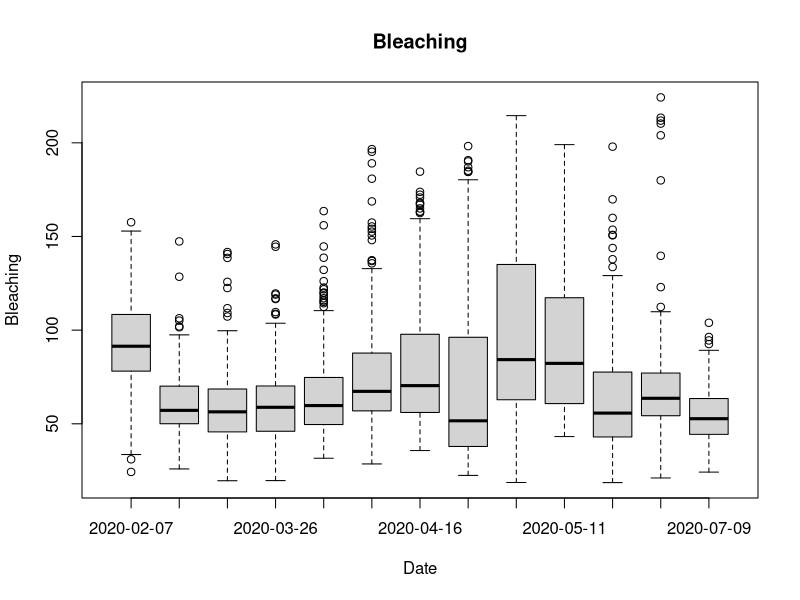
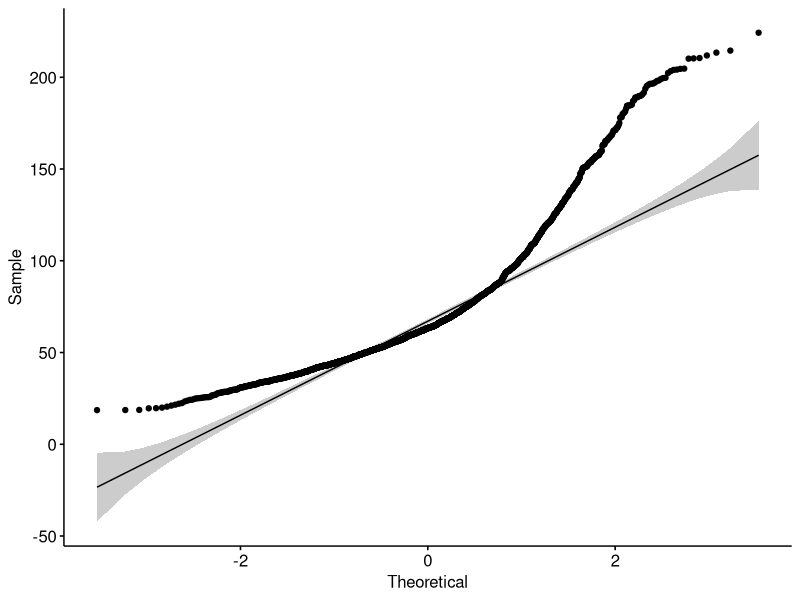
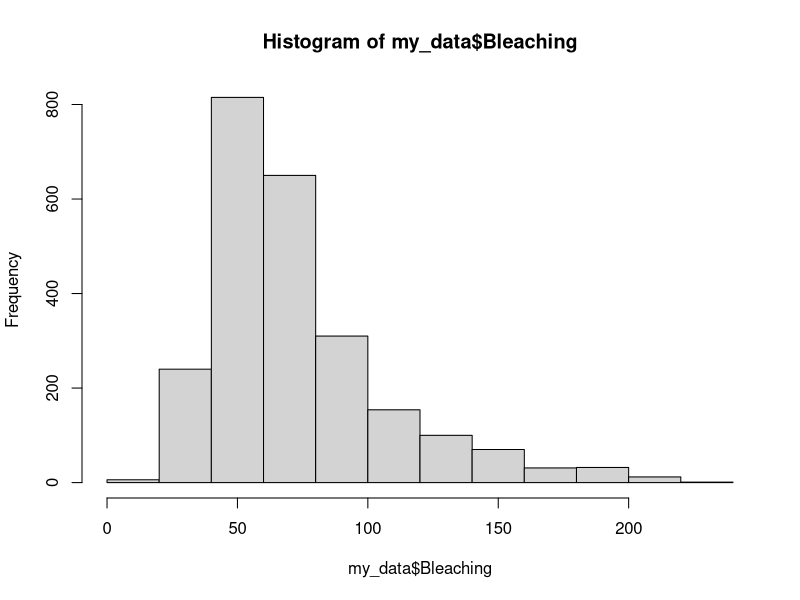
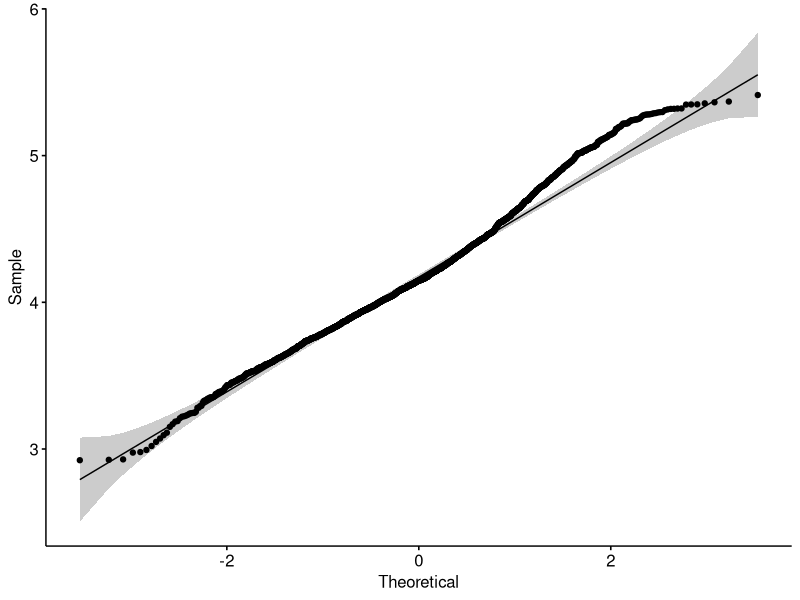
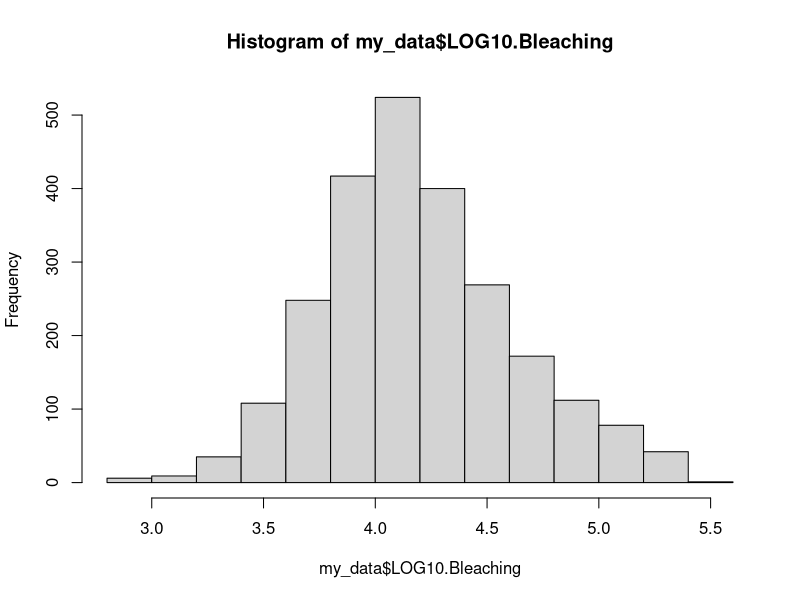
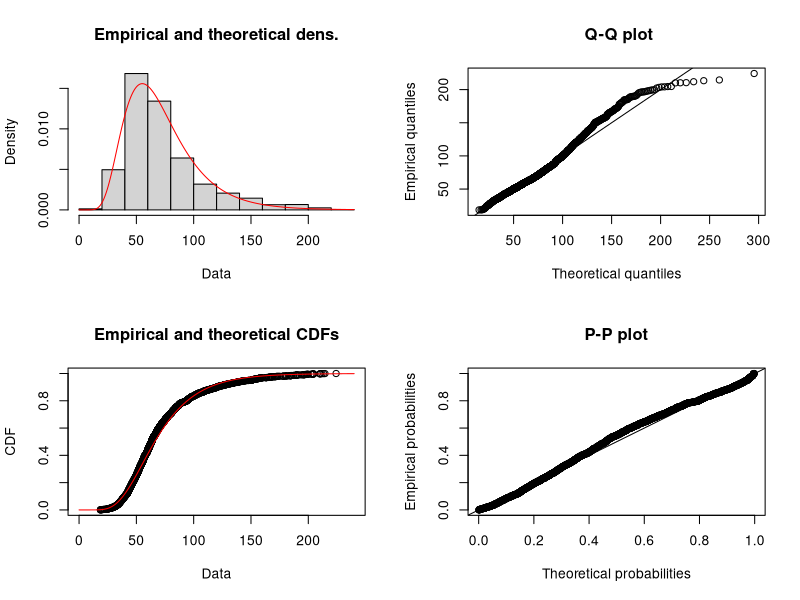

These figures' R source, in order: (Note: this script raises an error after producing the figures.)
# loading libraries
library("readxl")
library("tidyverse")
library("lattice")
library("rstatix")
library("ggpubr")
library("lme4")
library("fitdistrplus")
library("lmerTest")
library("car")

# loading xls files
my_data <- read_excel("ImageJ_R.xlsx", sheet = 1)

# combining relevant sheets of excel file
for (i in 2:36) {
  temp <- read_excel("ImageJ_R.xlsx", sheet = i)
  my_data <- rbind(my_data, temp)
  print(i)
}

# removing unnecessary columns
my_data <- my_data[c(1,2,4,13)]

# turn dates into number of days from start (07/02/2020)
startdate <- as.Date("2020-02-07","%Y-%m-%d")
my_data$Date_days <- as.numeric(difftime(my_data$Date,startdate ,units="days"), units="days")

# change headers of column bleaching
my_data = my_data %>% 
  rename(
    Bleaching = `Adjusted brightness (0 - 255)`
  )

# removing rows containing NAs (so the rows that don't contain the average values for bleaching)
my_data <- na.omit(my_data)

# write.csv(my_data,"test.csv", row.names = FALSE)

## check repeated measures ANOVA requirements

# visualising data with box plots

boxplot(my_data$`Bleaching` ~ my_data$Date,
        data=my_data, 
        main="Bleaching", 
        xlab="Date", 
        ylab="Bleaching")

# normality tests
ggqqplot(my_data, x = "Bleaching")
hist(my_data$Bleaching)
shapiro_test(my_data$Bleaching)

# not normal -> sqrt transformation
#my_data <- transform(my_data, `SQRT Bleaching`= sqrt(Bleaching))
#ggqqplot(my_data, x = "SQRT.Bleaching")
#hist(my_data$SQRT.Bleaching)
#shapiro_test(my_data$SQRT.Bleaching)

# not normal -> log10 transformation: Works best!
my_data <- transform(my_data, LOG10.Bleaching= log(Bleaching))
ggqqplot(my_data, x = "LOG10.Bleaching")
hist(my_data$LOG10.Bleaching)
shapiro_test(my_data$LOG10.Bleaching)

# not normal -> 1/x transformation
# my_data <- transform(my_data, INVERSE.Bleaching= 1/Bleaching)
# ggqqplot(my_data, x = "INVERSE.Bleaching")
# hist(my_data$INVERSE.Bleaching)
# shapiro_test(my_data$INVERSE.Bleaching)

# Testing for homogeneity of variances
leveneTest(my_data$Bleaching, my_data$Treatment)
fligner.test(my_data$Bleaching, my_data$Treatment)
# Variances are NOT homogeneous

# Testing for sphericity
# Mauchly's Test for Sphericity!


# Testing which distribution fits the data best

test <- fitdist(my_data$Bleaching, "norm")
#plot(test)
test$aic

test <- fitdist(my_data$Bleaching, "lnorm")
plot(test)
test$aic
#This one works best!

test <- fitdist(my_data$Bleaching, "pois")
#plot(test)
test$aic

test <- fitdist(my_data$Bleaching, "exp")
#plot(test)
test$aic

test <- fitdist(my_data$Bleaching, "gamma")
#plot(test)
test$aic

test <- fitdist(my_data$Bleaching, "nbinom")
#plot(test)
test$aic

test <- fitdist(my_data$Bleaching, "geom")
#plot(test)
test$aic

test <- fitdist(my_data$Bleaching, "beta")
#plot(test)
test$aic

test <- fitdist(my_data$Bleaching, "unif")
#plot(test)
test$aic

test <- fitdist(my_data$Bleaching, "logis")
#plot(test)
test$aic

# A lognormal distribution fits best, so this will be used in the model

# Generalized Linear Mixed Model with Repeated Measures

Model <- glmer(LOG10.Bleaching~Treatment+Date_days + (1|Structure), data=my_data, family = gaussian(link = "log"))
print(summary(Model),correlation=FALSE)
plot(Model)
qqnorm(resid(Model))
